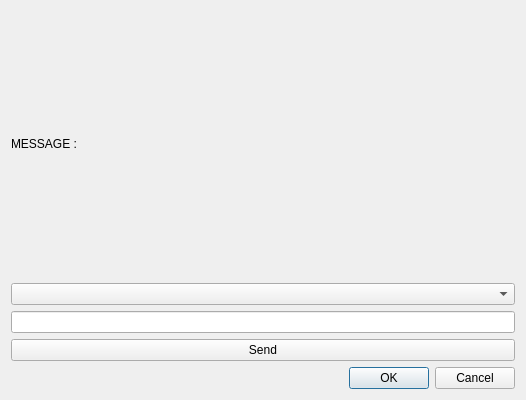
<?xml version="1.0" encoding="UTF-8"?>
<ui version="4.0">
 <class>TestMessageDialog</class>
 <widget class="QDialog" name="TestMessageDialog">
  <property name="geometry">
   <rect>
    <x>0</x>
    <y>0</y>
    <width>526</width>
    <height>400</height>
   </rect>
  </property>
  <property name="windowTitle">
   <string>Dialog</string>
  </property>
  <layout class="QVBoxLayout" name="verticalLayout">
   <item>
    <widget class="QLabel" name="label">
     <property name="text">
      <string>MESSAGE :</string>
     </property>
    </widget>
   </item>
   <item>
    <widget class="QComboBox" name="comboBox"/>
   </item>
   <item>
    <widget class="QLineEdit" name="lineEdit"/>
   </item>
   <item>
    <widget class="QPushButton" name="pushButton">
     <property name="text">
      <string>Send</string>
     </property>
    </widget>
   </item>
   <item>
    <widget class="QDialogButtonBox" name="buttonBox">
     <property name="orientation">
      <enum>Qt::Horizontal</enum>
     </property>
     <property name="standardButtons">
      <set>QDialogButtonBox::Cancel|QDialogButtonBox::Ok</set>
     </property>
    </widget>
   </item>
  </layout>
 </widget>
 <resources/>
 <connections>
  <connection>
   <sender>buttonBox</sender>
   <signal>accepted()</signal>
   <receiver>TestMessageDialog</receiver>
   <slot>accept()</slot>
   <hints>
    <hint type="sourcelabel">
     <x>248</x>
     <y>254</y>
    </hint>
    <hint type="destinationlabel">
     <x>157</x>
     <y>274</y>
    </hint>
   </hints>
  </connection>
  <connection>
   <sender>buttonBox</sender>
   <signal>rejected()</signal>
   <receiver>TestMessageDialog</receiver>
   <slot>reject()</slot>
   <hints>
    <hint type="sourcelabel">
     <x>316</x>
     <y>260</y>
    </hint>
    <hint type="destinationlabel">
     <x>286</x>
     <y>274</y>
    </hint>
   </hints>
  </connection>
 </connections>
</ui>
